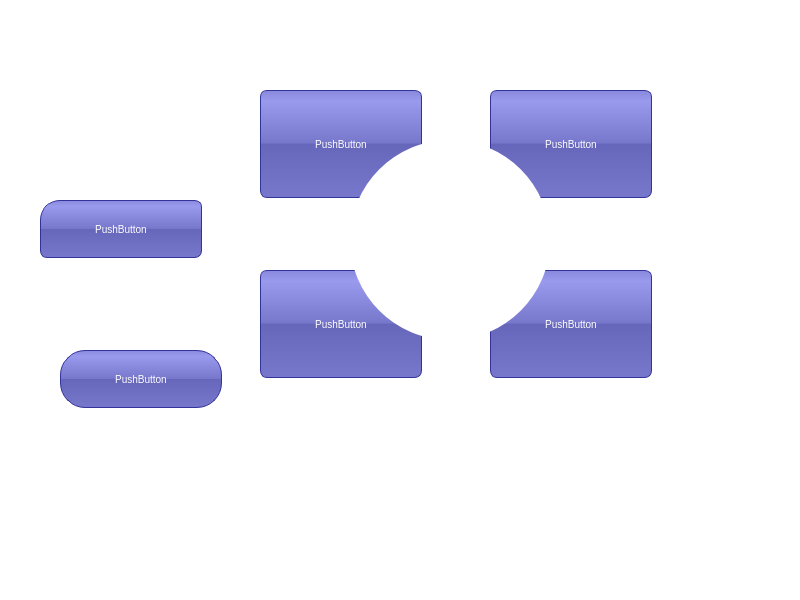
<?xml version="1.0" encoding="UTF-8"?>
<ui version="4.0">
 <class>MainWindow</class>
 <widget class="QMainWindow" name="MainWindow">
  <property name="geometry">
   <rect>
    <x>0</x>
    <y>0</y>
    <width>800</width>
    <height>600</height>
   </rect>
  </property>
  <property name="windowTitle">
   <string>MainWindow</string>
  </property>
  <property name="styleSheet">
   <string notr="true">background-color:rgb(255, 255, 255);</string>
  </property>
  <widget class="QWidget" name="centralwidget">
   <widget class="QPushButton" name="pushButton">
    <property name="geometry">
     <rect>
      <x>40</x>
      <y>200</y>
      <width>162</width>
      <height>58</height>
     </rect>
    </property>
    <property name="styleSheet">
     <string notr="true">QPushButton {
color: white;
background-color: QLinearGradient( x1: 0, y1: 0, x2: 0, y2: 1, stop: 0 #88d, stop: 0.1 #99e, stop: 0.49 #77c, stop: 0.5 #66b, stop: 1 #77c);
border-width: 1px;
border-color: #339;
border-style: solid;
border-radius: 7;
border-top-left-radius: 20%;
 border-corner-shape: scoop;
padding: 3px;
font-size: 10px;
padding-left: 5px;
padding-right: 5px;
min-width: 150px;
max-width: 150px;
min-height: 50px;
max-height: 50px;
}</string>
    </property>
    <property name="text">
     <string>PushButton</string>
    </property>
   </widget>
   <widget class="QPushButton" name="pushButton_2">
    <property name="geometry">
     <rect>
      <x>60</x>
      <y>350</y>
      <width>162</width>
      <height>58</height>
     </rect>
    </property>
    <property name="styleSheet">
     <string notr="true">QPushButton {
color: white;
background-color: QLinearGradient( x1: 0, y1: 0, x2: 0, y2: 1, stop: 0 #88d, stop: 0.1 #99e, stop: 0.49 #77c, stop: 0.5 #66b, stop: 1 #77c);
border-width: 1px;
border-color: #339;
border-style: solid;
border-radius: 25 25;
/*border-top-left-radius: 20%;*/
padding: 3px;
font-size: 10px;
padding-left: 5px;
padding-right: 5px;
min-width: 150px;
max-width: 150px;
min-height: 50px;
max-height: 50px;
}</string>
    </property>
    <property name="text">
     <string>PushButton</string>
    </property>
   </widget>
   <widget class="QPushButton" name="pushButton_3">
    <property name="geometry">
     <rect>
      <x>260</x>
      <y>90</y>
      <width>162</width>
      <height>108</height>
     </rect>
    </property>
    <property name="styleSheet">
     <string notr="true">QPushButton {
color: white;
background-color: QLinearGradient( x1: 0, y1: 0, x2: 0, y2: 1, stop: 0 #88d, stop: 0.1 #99e, stop: 0.49 #77c, stop: 0.5 #66b, stop: 1 #77c);
border-width: 1px;
border-color: #339;
border-style: solid;
border-radius: 7;

 border-corner-shape: scoop;
padding: 3px;
font-size: 10px;
padding-left: 5px;
padding-right: 5px;
min-width: 150px;
max-width: 150px;
min-height: 100px;
max-height: 100px;
}</string>
    </property>
    <property name="text">
     <string>PushButton</string>
    </property>
   </widget>
   <widget class="QPushButton" name="pushButton_4">
    <property name="geometry">
     <rect>
      <x>490</x>
      <y>90</y>
      <width>162</width>
      <height>108</height>
     </rect>
    </property>
    <property name="styleSheet">
     <string notr="true">QPushButton {
color: white;
background-color: QLinearGradient( x1: 0, y1: 0, x2: 0, y2: 1, stop: 0 #88d, stop: 0.1 #99e, stop: 0.49 #77c, stop: 0.5 #66b, stop: 1 #77c);
border-width: 1px;
border-color: #339;
border-style: solid;
border-radius: 7;

 border-corner-shape: scoop;
padding: 3px;
font-size: 10px;
padding-left: 5px;
padding-right: 5px;
min-width: 150px;
max-width: 150px;
min-height: 100px;
max-height: 100px;
}</string>
    </property>
    <property name="text">
     <string>PushButton</string>
    </property>
   </widget>
   <widget class="QPushButton" name="pushButton_5">
    <property name="geometry">
     <rect>
      <x>260</x>
      <y>270</y>
      <width>162</width>
      <height>108</height>
     </rect>
    </property>
    <property name="styleSheet">
     <string notr="true">QPushButton {
color: white;
background-color: QLinearGradient( x1: 0, y1: 0, x2: 0, y2: 1, stop: 0 #88d, stop: 0.1 #99e, stop: 0.49 #77c, stop: 0.5 #66b, stop: 1 #77c);
border-width: 1px;
border-color: #339;
border-style: solid;
border-radius: 7;

 border-corner-shape: scoop;
padding: 3px;
font-size: 10px;
padding-left: 5px;
padding-right: 5px;
min-width: 150px;
max-width: 150px;
min-height: 100px;
max-height: 100px;
}</string>
    </property>
    <property name="text">
     <string>PushButton</string>
    </property>
   </widget>
   <widget class="QPushButton" name="pushButton_6">
    <property name="geometry">
     <rect>
      <x>490</x>
      <y>270</y>
      <width>162</width>
      <height>108</height>
     </rect>
    </property>
    <property name="styleSheet">
     <string notr="true">QPushButton {
color: white;
background-color: QLinearGradient( x1: 0, y1: 0, x2: 0, y2: 1, stop: 0 #88d, stop: 0.1 #99e, stop: 0.49 #77c, stop: 0.5 #66b, stop: 1 #77c);
border-width: 1px;
border-color: #339;
border-style: solid;
border-radius: 7;

 border-corner-shape: scoop;
padding: 3px;
font-size: 10px;
padding-left: 5px;
padding-right: 5px;
min-width: 150px;
max-width: 150px;
min-height: 100px;
max-height: 100px;
}</string>
    </property>
    <property name="text">
     <string>PushButton</string>
    </property>
   </widget>
   <widget class="QLabel" name="label">
    <property name="geometry">
     <rect>
      <x>350</x>
      <y>140</y>
      <width>200</width>
      <height>200</height>
     </rect>
    </property>
    <property name="styleSheet">
     <string notr="true">QLabel {

border-radius: 100;
background-color:rgb(255, 255, 255);
 border-corner-shape: scoop;

min-width: 200px;
max-width: 200px;
min-height: 200px;
max-height: 200px;
}</string>
    </property>
    <property name="text">
     <string/>
    </property>
    <property name="alignment">
     <set>Qt::AlignCenter</set>
    </property>
   </widget>
  </widget>
  <widget class="QMenuBar" name="menubar">
   <property name="geometry">
    <rect>
     <x>0</x>
     <y>0</y>
     <width>800</width>
     <height>21</height>
    </rect>
   </property>
  </widget>
  <widget class="QStatusBar" name="statusbar"/>
 </widget>
 <resources/>
 <connections/>
</ui>
